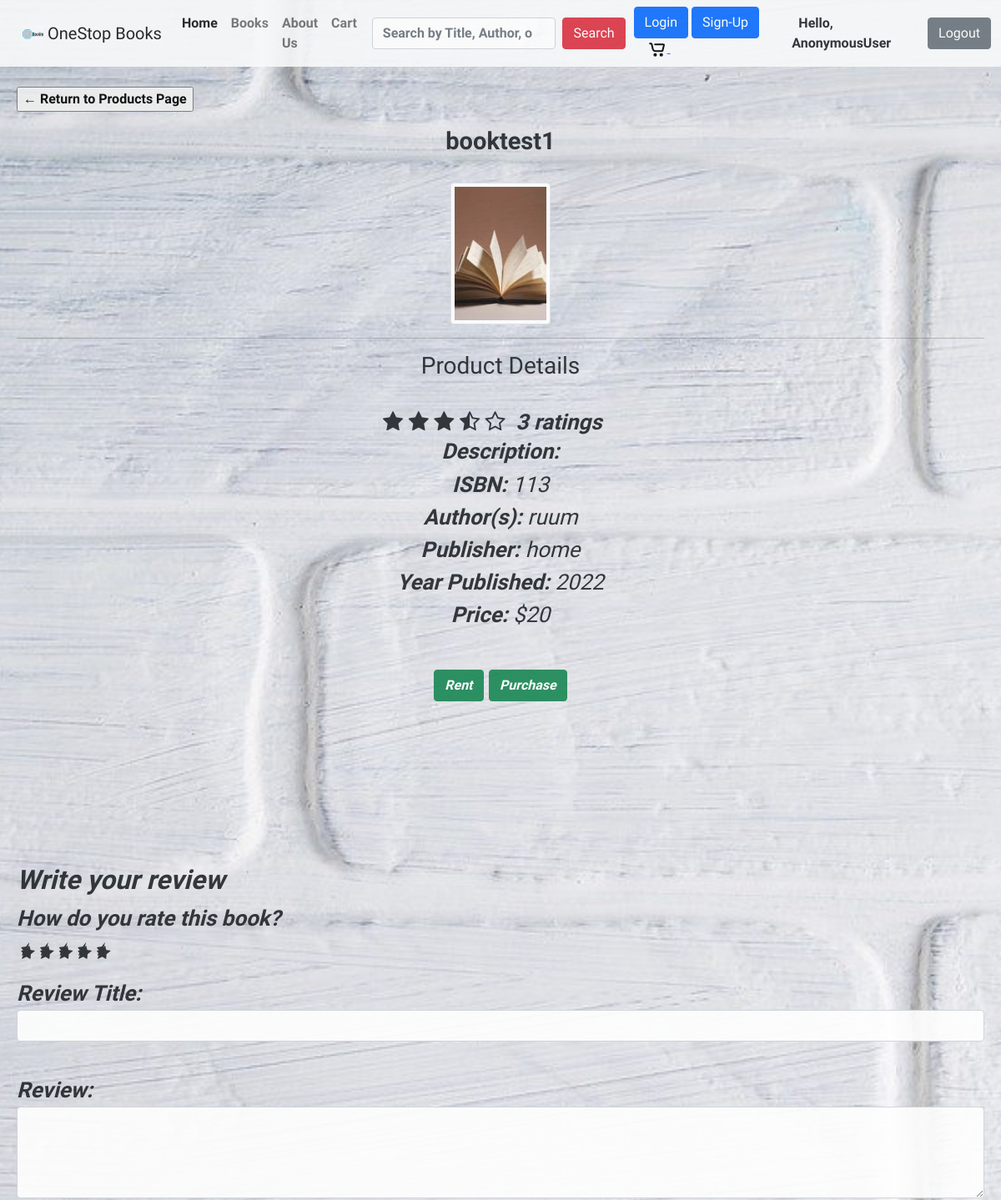
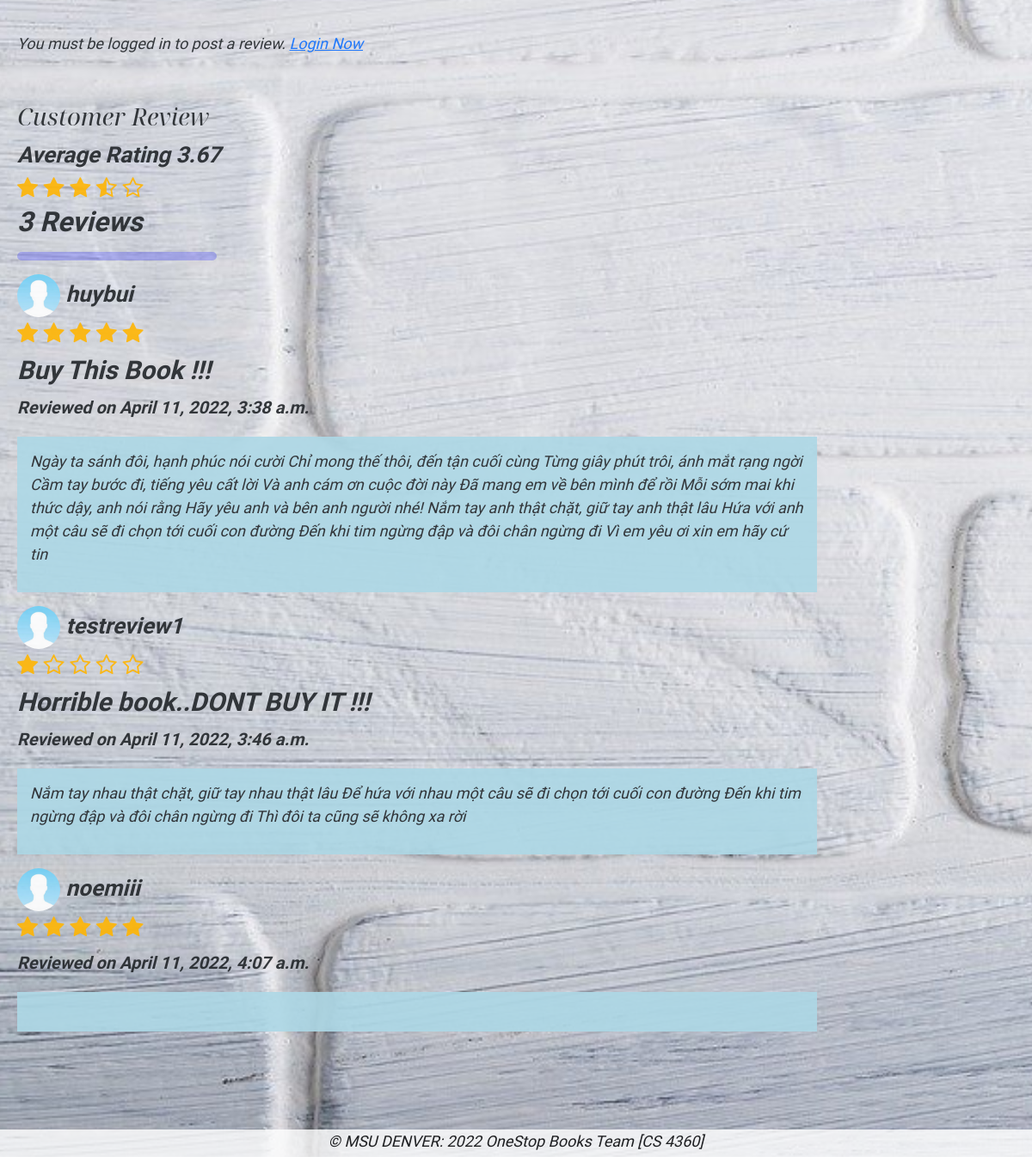
/product/113, run on the app's committed database (2 pictures, top to bottom).
### bookstore/models.py (models this page shows, shortened)
class Book(models.Model):
    isbn = models.CharField(_("isbn"), max_length = 30, primary_key = True)
    title = models.CharField(_("title"), max_length = 100)
    authors = models.CharField(_("authors"), max_length = 100)
    year_public = models.IntegerField(_("year_public"), null = True)
    publisher = models.CharField(_("publisher"), max_length = 100, null = True)
    thumbnail_pic = models.ImageField(_("thumbnail_pic"), null = True, blank = True, upload_to ="static/images/books")
    price = models.IntegerField(_("price"))
    quantity = models.IntegerField(_("Quantity"))
    def countReview(self):
        reviews = ReviewRating.objects.filter(book=self).aggregate(count=Count('id'))
        count = 0
        if reviews['count'] is not None:
            count = int(reviews['count'])
        return count
    def averageReview(self):
        reviews = ReviewRating.objects.filter(book=self).aggregate(average=Avg('rate'))
        avg = 0
        ave = 0
        if reviews['average'] is not None:
            avg = float(reviews['average'])
            ave = round(avg, 2)
        return ave

class ReviewRating(models.Model):
    user = models.ForeignKey(User, models.CASCADE)
    book = models.ForeignKey(Book, models.CASCADE)
    subject = models.TextField(max_length=100, null=True, blank=True)
    review = models.TextField(max_length = 2000, blank=True, null=True)
    rate = models.FloatField(default=0)
    date_created = models.DateTimeField(auto_now_add=True)

### bookstore/views.py (the view)
# urls.py: path('product/<str:isbn>', product_view, name='product'),
def product_view(request, isbn):
    book = Book.objects.get(isbn = isbn)
    reviews = ReviewRating.objects.filter(book_id = book.isbn)
    context = {
        'book':book,
        'reviews': reviews,
    }
    return render(request, "product.html", context)

### templates/product.html (shortened to what this page needs)
{%extends 'base.html'%}
{% load static %}
{% block content %}
<div>
    <br>
    <div class="text-center">
        <input type="button" value="&#8592; Return to Products Page" onclick="history.back()" style="font-weight: bolder; float: left;">
        <br></br>
        <h4 style="font-size: 29px; font-weight: bold;">{{book.title}}</h4>
        <br>
        <img class="thumbnail img-thumbnail center-block" src="{{book.thumbnail_pic.url}}">
        <hr>
        <h5 style="font-size: 28px;">Product Details</h5>
        <br>
        <em style="font-size: 26px;">
                <i class="fa fa-star{% if book.averageReview < 0.5 %}-o{% elif book.averageReview >= 0.5 and book.averageReview < 1 %}-half-o {% endif %}" aria-hidden="true"></i>
                <i class="fa fa-star{% if book.averageReview < 1.5 %}-o{% elif book.averageReview >= 1.5 and book.averageReview < 2 %}-half-o {% endif %}" aria-hidden="true"></i>
                <i class="fa fa-star{% if book.averageReview < 2.5 %}-o{% elif book.averageReview >= 2.5 and book.averageReview < 3 %}-half-o {% endif %}" aria-hidden="true"></i>
                <i class="fa fa-star{% if book.averageReview < 3.5 %}-o{% elif book.averageReview >= 3.5 and book.averageReview < 4 %}-half-o {% endif %}" aria-hidden="true"></i>
                <i class="fa fa-star{% if book.averageReview < 4.5 %}-o{% elif book.averageReview >= 4.5 and book.averageReview < 5 %}-half-o {% endif %}" aria-hidden="true"></i>
                <em style="font-size: 26px;"><strong>&nbsp{{book.countReview}} ratings &nbsp&nbsp</strong></h6> </em>
        <h6 style="font-size: 26px;"><strong>Description:</strong> {{book.description}}</h6>
        <h6 style="font-size: 26px;"><strong>ISBN:</strong> {{book.isbn}}</h6>
        <h6 style="font-size: 26px;"><strong>Author(s):</strong> {{book.authors}}</h6>
        <h6 style="font-size: 26px;"><strong>Publisher:</strong> {{book.publisher}}</h6>
        <h6 style="font-size: 26px;"><strong>Year Published:</strong> {{book.year_public}}</h6>
        <h6 style="font-size: 26px;"><strong>Price:</strong> ${{book.price}}</h6>
        <br>
        <a data-product={{book.isbn}} data-action="rent" class="btn btn-success add-btn update-cart" style="font-weight: bold;">Rent</a>
        <a data-product={{book.isbn}} data-action='purchase' class="btn btn-success add-btn update-cart" style="font-weight: bold;">Purchase</a>
    </div>
    <br>
                <br>
                <br>
                <br>
                <br>
<div class="row">
    <div class="cod-md-9">
        <form action="{% url 'submit_review' book.isbn%}" method="POST">
            <h2><strong> Write your review </strong></h2>
            <div>
                <label><strong>How do you rate this book?</strong></label>
                <br>
                <div class="rate">
                    <input type="radio" name="rate" id="rate10" value="5" required><label for="rate10" title="5"></label>
                    <input type="radio" name="rate" id="rate8" value="4" required><label for="rate8" title="4"></label>
                    <input type="radio" name="rate" id="rate6" value="3" required><label for="rate6" title="3"></label>
                    <input type="radio" name="rate" id="rate4" value="2" required><label for="rate4" title="2"></label>
                    <input type="radio" name="rate" id="rate2" value="1" required><label for="rate2" title="1"></label>
                </div>
                <br>
                <strong>Review Title:</strong>
                <input type="text" class="form-control" name="subject">
                <br>
                <strong>Review:</strong>
                <textarea name="review" rows="4" class="form-control"></textarea>
                <br>
                {% if user.is_authenticated  %}
                    <input type="submit" value="Submit Review" class="btn btn-primary">
                {% else %}
                    <p>You must be logged in to post a review. <span><a href="{% url 'login' %}">Login Now</a></span></p>
                {% endif %}
            </div>
            <br>
            <header class="section-heading">
                <h3>Customer Review</h3>
            </header>
        </form>
            <span>
                <em> <strong><span>Average Rating {{book.averageReview}} </span></strong></em>
                <div class="rating-star">
                <i class="fa fa-star{% if book.averageReview < 0.5 %}-o{% elif book.averageReview >= 0.5 and book.averageReview < 1 %}-half-o {% endif %}" aria-hidden="true"></i>
                <i class="fa fa-star{% if book.averageReview < 1.5 %}-o{% elif book.averageReview >= 1.5 and book.averageReview < 2 %}-half-o {% endif %}" aria-hidden="true"></i>
                <i class="fa fa-star{% if book.averageReview < 2.5 %}-o{% elif book.averageReview >= 2.5 and book.averageReview < 3 %}-half-o {% endif %}" aria-hidden="true"></i>
                <i class="fa fa-star{% if book.averageReview < 3.5 %}-o{% elif book.averageReview >= 3.5 and book.averageReview < 4 %}-half-o {% endif %}" aria-hidden="true"></i>
                <i class="fa fa-star{% if book.averageReview < 4.5 %}-o{% elif book.averageReview >= 4.5 and book.averageReview < 5 %}-half-o {% endif %}" aria-hidden="true"></i>
            </div>
            </span>
<h2><strong><span>{{book.countReview}} Reviews</span></strong></h2>
<hr style="height:2px;border-width:0; border: 5px solid blue; width:20%; border-radius: 5px;">
{% for review in reviews %}
        <article class="box mb-3">
            <div class="icontext w-100">
                <img src="{% static './images/avatars/avatar1.jpg' %}"  alt="sample profile pic" width="50" height="50" class="img-xs icon rounded-circle" class="mb-1">   <strong> {{ review.user.username }}</strong></h3>
                <div class="text">
                    <span>
                        <div class="rating-star">
                        <i class="fa fa-star{% if review.rate == 0.5 %}-half-o{% elif review.rate < 1 %}-o {% endif %}" aria-hidden="true"></i>
                        <i class="fa fa-star{% if review.rate == 1.5 %}-half-o{% elif review.rate < 2 %}-o {% endif %}" aria-hidden="true"></i>
                        <i class="fa fa-star{% if review.rate == 2.5 %}-half-o{% elif review.rate < 3 %}-o {% endif %}" aria-hidden="true"></i>
                        <i class="fa fa-star{% if review.rate == 3.5 %}-half-o{% elif review.rate < 4 %}-o {% endif %}" aria-hidden="true"></i>
                        <i class="fa fa-star{% if review.rate == 4.5 %}-half-o{% elif review.rate < 5 %}-o {% endif %}" aria-hidden="true"></i>
                    </div>
                        <em style="font-size:30px" font-color><strong> {{review.subject}} </strong></em>
                    </span>
                </div>
                <span><strong style="font-size:20px">Reviewed on {{review.date_created}}</strong></span>
            </div>
            <div class="mt-3">
                <div class="boxed">
                <p>
                    {{review.review}}
                </p>
            </div>
            </div>
        </article>
{% endfor %}
    </div>
</div>
<br>
{% endblock %}

### static/css/style.css (style rules this page uses)
body { background-color: hsl(36, 100%, 99%); background: url("/static/images/simple2.jpg"); opacity: 90%; width: 100%; background-position: center; background-size: cover; font-family: 'Hubballi', cursive; }
h3 { font-family: 'Noto Serif Display', serif; }
p { font-size: large; font-family: 'Hubballi', cursive; }
.thumbnail { width: 120px; height: 170px; object-fit: cover; }

### static/css/rating.css (style rules this page uses)
.rate { display: inline-block; border: 0; }
.rate > label { float: right; }
.rate > label:before { display: inline-block; font-size: 1.1rem; font-family: FontAwesome, sans-serif; content: "\f005"; margin: 0; padding: 0.3rem .2rem; cursor: pointer; }

### templates/product.html (style rules this page uses)
.boxed { box-sizing: content-box; width: 900px; padding: 15px; background: lightblue; }
.rating-star { color: #ffb503 !important; }

### data on the page
Book: title "booktest1", thumbnail_pic (picture), countReview "3", isbn "113", authors "ruum", publisher "home", year_public "2022", price "20", averageReview "3.67"
ReviewRating: user.username "huybui", rate 5 (drawn), subject "Buy This Book !!!", date_created "April 11, 2022, 3:38 a.m.", review "Ngày ta sánh đôi, hạnh phúc nói cười Chỉ mong thế thôi, đến tận cuối cùng Từng giây phút trôi, ánh mắt rạng ngời Cầm tay bước đi, tiếng yêu cất lời Và anh cám ơn cuộc đời này Đã mang em về bên mình để rồi Mỗi sớm mai khi thức dậy, anh nói rằng Hãy yêu anh và bên anh người nhé! Nắm tay anh thật chặt, giữ tay anh thật lâu Hứa với anh một câu sẽ đi chọn tới cuối con đường Đến khi tim ngừng đập và đôi chân ngừng đi Vì em yêu ơi xin em hãy cứ tin"
ReviewRating: user.username "testreview1", rate 1 (drawn), subject "Horrible book..DONT BUY IT !!!", date_created "April 11, 2022, 3:46 a.m.", review "Nắm tay nhau thật chặt, giữ tay nhau thật lâu Để hứa với nhau một câu sẽ đi chọn tới cuối con đường Đến khi tim ngừng đập và đôi chân ngừng đi Thì đôi ta cũng sẽ không xa rời"
ReviewRating: user.username "noemiii", rate 5 (drawn), date_created "April 11, 2022, 4:07 a.m."

### other printed values
{{ request.user }} "AnonymousUser"
